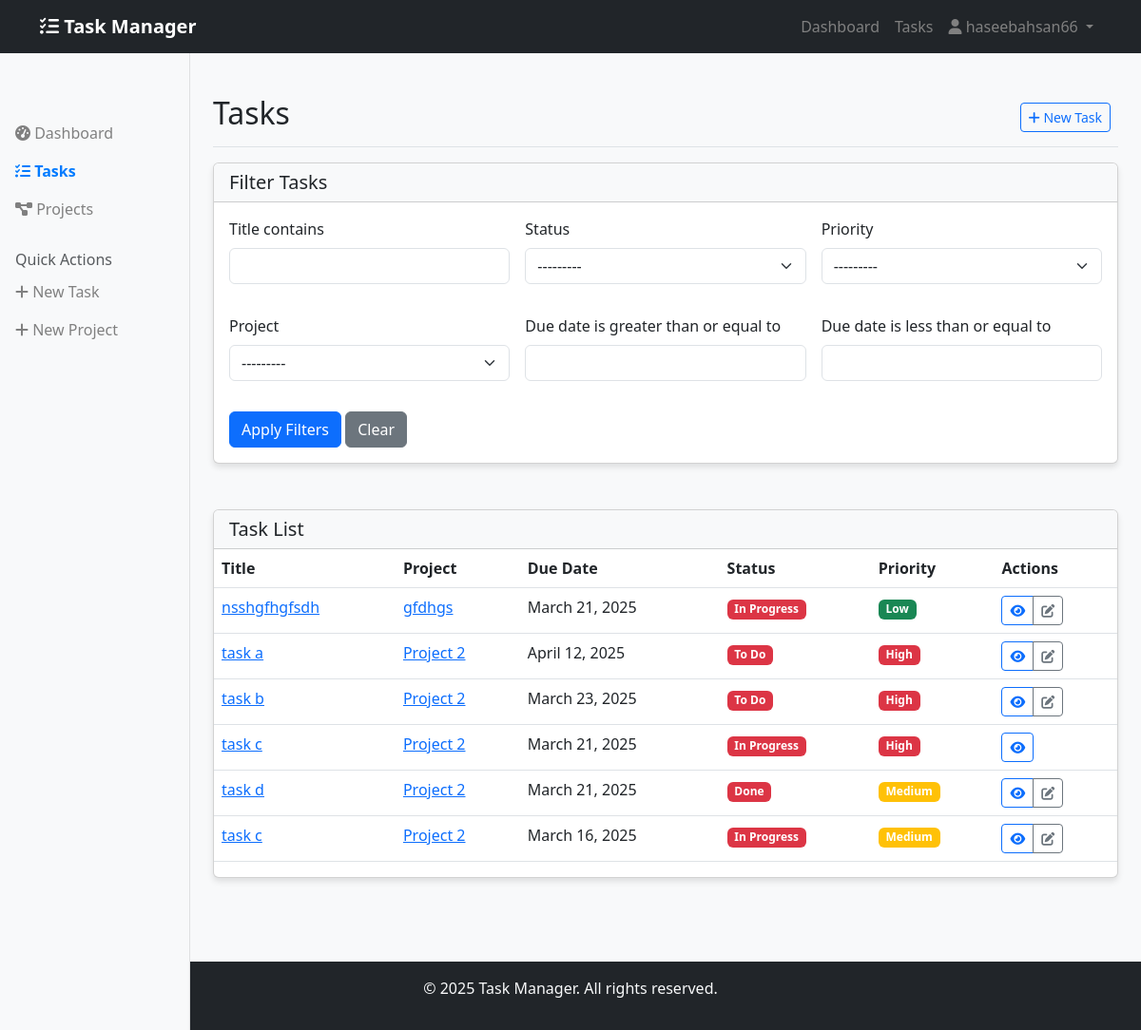
Screenshot of /tasks/task/list/ (signed in) with the database file from the repository.
### users/models.py (models this page shows, shortened)
class User(AbstractUser):
    is_admin = models.BooleanField(default=False)
    groups = models.ManyToManyField(
        'auth.Group',
        verbose_name='groups',
        blank=True,
        related_name='custom_user_set',
        help_text='The groups this user belongs to.'
    )
    user_permissions = models.ManyToManyField(
        'auth.Permission',
        verbose_name='user permissions',
        blank=True,
        related_name='custom_user_permissions',
        help_text='Specific permissions for this user.'
    )

### tasks/models.py (models this page shows, shortened)
class Task(models.Model):
    PRIORITY_CHOICES = [
        ('low', 'Low'),
        ('medium', 'Medium'),
        ('high', 'High'),
    ]
    STATUS_CHOICES = [
        ('todo', 'To Do'),
        ('in_progress', 'In Progress'),
        ('review', 'Review'),
        ('done', 'Done'),
        ('get_priority', 'Priority'),
    ]
    title = models.CharField(max_length=200)
    description = models.TextField(blank=True)
    created_at = models.DateTimeField(auto_now_add=True)
    updated_at = models.DateTimeField(auto_now=True)
    due_date = models.DateField()
    priority = models.CharField(max_length=10, choices=PRIORITY_CHOICES, default='medium')
    status = models.CharField(max_length=20, choices=STATUS_CHOICES, default='todo')
    project = models.ForeignKey(Project, on_delete=models.CASCADE, related_name='tasks')
    assigned_to = models.ForeignKey(settings.AUTH_USER_MODEL, on_delete=models.CASCADE, related_name='assigned_tasks')
    created_by = models.ForeignKey(settings.AUTH_USER_MODEL, on_delete=models.CASCADE, related_name='created_tasks')

class Project(models.Model):
    name = models.CharField(max_length=100)
    description = models.TextField(blank=True)
    created_at = models.DateTimeField(auto_now_add=True)
    created_by = models.ForeignKey(settings.AUTH_USER_MODEL, on_delete=models.CASCADE, related_name='projects')
    def __str__(self):
        return self.name

### tasks/views.py (the view)
# urls.py: path('task/list/', TaskListView.as_view(), name='task-list'),
class TaskListView(LoginRequiredMixin, ListView):
    model = Task
    template_name = 'tasks/task_list.html'
    context_object_name = 'tasks'
    def get_queryset(self):
        if self.request.user.is_superuser:
            queryset = Task.objects.all()
        else:
            queryset = Task.objects.filter(project__created_by=self.request.user)
        self.filterset = TaskFilter(self.request.GET, queryset=queryset)
        return self.filterset.qs
    def get_context_data(self, **kwargs):
        context = super().get_context_data(**kwargs)
        context['filter'] = self.filterset
        return context

### templates/tasks/task_list.html (shortened to what this page needs)
{% extends "base.html" %}
{% load crispy_forms_tags %}
{% block tasks_active %}active{% endblock %}
{% block content %}
<div class="d-flex justify-content-between flex-wrap flex-md-nowrap align-items-center pt-3 pb-2 mb-3 border-bottom">
    <h1 class="h2">Tasks</h1>
    <div class="btn-toolbar mb-2 mb-md-0">
        <div class="btn-group me-2">
            <a href="{% url 'task-create' %}" class="btn btn-sm btn-outline-primary">
                <i class="fas fa-plus"></i> New Task
            </a>
        </div>
    </div>
</div>
<div class="row mb-4">
    <div class="col-md-12">
        <div class="card">
            <div class="card-header bg-light">
                <h5 class="mb-0">Filter Tasks</h5>
            </div>
            <div class="card-body">
                <form method="get" class="row g-3">
                    <div class="col-md-4">
                        {{ filter.form.title__icontains|as_crispy_field }}
                    </div>
                    <div class="col-md-4">
                        {{ filter.form.status|as_crispy_field }}
                    </div>
                    <div class="col-md-4">
                        {{ filter.form.priority|as_crispy_field }}
                    </div>
                    <div class="col-md-4">
                        {{ filter.form.project|as_crispy_field }}
                    </div>
                    <div class="col-md-4">
                        {{ filter.form.due_date__gte|as_crispy_field }}
                    </div>
                    <div class="col-md-4">
                        {{ filter.form.due_date__lte|as_crispy_field }}
                    </div>
                    <div class="col-12">
                        <button type="submit" class="btn btn-primary">Apply Filters</button>
                        <a href="{% url 'task-list' %}" class="btn btn-secondary">Clear</a>
                    </div>
                </form>
            </div>
        </div>
    </div>
</div>
<div class="row">
    <div class="col-md-12">
        <div class="card">
            <div class="card-header bg-light">
                <h5 class="mb-0">Task List</h5>
            </div>
            <div class="card-body p-0">
                <div class="table-responsive">
                    <table class="table table-hover">
                        <thead>
                            <tr>
                                <th>Title</th>
                                <th>Project</th>
                                <th>Due Date</th>
                                <th>Status</th>
                                <th>Priority</th>
                                <th>Actions</th>
                            </tr>
                        </thead>
                        <tbody>
                            {% for task in tasks %}
                                <tr class="task-status-{{ task.status }}">
                                    <td>
                                        <a href="{% url 'task-detail' task.id %}">{{ task.title }}</a>
                                    </td>
                                    <td>
                                        <a href="{% url 'project-detail' task.project.id %}">{{ task.project.name }}</a>
                                    </td>
                                    <td>{{ task.due_date }}</td>
                                    <td>
                                        <span class="badge bg-{{ task.status|yesno:'danger,success,warning,info' }}">
                                            {{ task.get_status_display }}
                                        </span>
                                    </td>
                                    <td>
                                        <span class="badge {% if task.priority == 'high' %}bg-danger{% elif task.priority == 'medium' %}bg-warning{% else %}bg-success{% endif %}">
                                            {{ task.get_priority_display }}
                                        </span>
                                    </td>
                                    <td>
                                        <div class="btn-group" role="group">
                                            <a href="{% url 'task-detail' task.id %}" class="btn btn-sm btn-outline-primary">
                                                <i class="fas fa-eye"></i>
                                            </a>
                                            {% if user.is_superuser or user == task.created_by %}
                                                <a href="{% url 'task-update' task.id %}" class="btn btn-sm btn-outline-secondary">
                                                    <i class="fas fa-edit"></i>
                                                </a>
                                        {% endif %}
                                        </div>
                                    </td>
                                </tr>
                            {% empty %}
                                <tr>
                                    <td colspan="6" class="text-center">No tasks found.</td>
                                </tr>
                            {% endfor %}
                        </tbody>
                    </table>
                </div>
            </div>
        </div>
    </div>
</div>
{% endblock %}

### templates/base.html (shortened to what this page needs)
<!DOCTYPE html>
<html lang="en">
<head>
    <link href="https://cdn.jsdelivr.net/npm/bootstrap@5.3.0/dist/css/bootstrap.min.css" rel="stylesheet">
    <link rel="stylesheet" href="https://cdnjs.cloudflare.com/ajax/libs/font-awesome/6.4.0/css/all.min.css">
</head>
<body>
    <nav class="navbar navbar-expand-lg navbar-dark bg-dark fixed-top">
        <div class="container">
            <a class="navbar-brand" href="{% url 'dashboard' %}">
                <i class="fas fa-tasks"></i> Task Manager
            </a>
            <div class="collapse navbar-collapse" id="navbarNav">
                <ul class="navbar-nav ms-auto">
                    {% if user.is_authenticated %}
                        <li class="nav-item">
                            <a class="nav-link" href="{% url 'dashboard' %}">Dashboard</a>
                        </li>
                        <li class="nav-item">
                            <a class="nav-link" href="{% url 'task-list' %}">Tasks</a>
                        </li>
                        <li class="nav-item dropdown">
                            <a class="nav-link dropdown-toggle" href="#" id="userDropdown" role="button"
                               data-bs-toggle="dropdown" aria-expanded="false">
                                <i class="fas fa-user"></i> {{ user.username }}
                            </a>
                        </li>
                    {% endif %}
                </ul>
            </div>
        </div>
    </nav>
    <div class="container-fluid">
        <div class="row">
            {% if user.is_authenticated %}
                <nav id="sidebarMenu" class="col-md-3 col-lg-2 d-md-block sidebar collapse">
                    <div class="sidebar-sticky pt-3">
                        <ul class="nav flex-column">
                            <li class="nav-item">
                                <a class="nav-link {% block dashboard_active %}{% endblock %}" href="{% url 'dashboard' %}">
                                    <i class="fas fa-tachometer-alt"></i> Dashboard
                                </a>
                            </li>
                            <li class="nav-item">
                                <a class="nav-link {% block tasks_active %}{% endblock %}" href="{% url 'task-list' %}">
                                    <i class="fas fa-tasks"></i> Tasks
                                </a>
                            </li>
                            <li class="nav-item">
                                <a class="nav-link {% block projects_active %}{% endblock %}" href="{% url 'project-list' %}">
                                    <i class="fas fa-project-diagram"></i> Projects
                                </a>
                            </li>
                        </ul>
                        <h6 class="sidebar-heading d-flex justify-content-between align-items-center px-3 mt-4 mb-1 text-muted">
                            <span>Quick Actions</span>
                        </h6>
                        <ul class="nav flex-column mb-2">
                            <li class="nav-item">
                                <a class="nav-link" href="{% url 'task-create' %}">
                                    <i class="fas fa-plus"></i> New Task
                                </a>
                            </li>
                            <li class="nav-item">
                                <a class="nav-link" href="{% url 'project-create' %}">
                                    <i class="fas fa-plus"></i> New Project
                                </a>
                            </li>
                        </ul>
                    </div>
                </nav>
            {% endif %}
            <main role="main" class="{% if user.is_authenticated %}col-md-9 ms-sm-auto col-lg-10 px-md-4{% else %}col-12{% endif %}">
                <div class="mt-4">
                    {% block content %}{% endblock %}
                </div>
            </main>
        </div>
    </div>
    <footer class="bg-dark text-light mt-5 py-3">
        <div class="container text-center">
            <p>&copy; {% now "Y" %} Task Manager. All rights reserved.</p>
        </div>
    </footer>
</body>
</html>

### templates/base.html (style rules this page uses)
body { padding-top: 60px; background-color: #f8f9fa; }
.navbar-brand { font-weight: bold; }
.card { box-shadow: 0 4px 6px rgba(0, 0, 0, 0.1); margin-bottom: 1.5rem; }
.task-status-todo { background-color: #f8f9fa; }
.task-status-in_progress { background-color: #e8f4fd; }
.task-status-done { background-color: #d4edda; }
.sidebar { position: fixed; top: 56px; bottom: 0; left: 0; z-index: 100; padding: 48px 0 0; box-shadow: inset -1px 0 0 rgba(0, 0, 0, .1); background-color: #f8f9fa; }
.sidebar-sticky { position: relative; top: 0; height: calc(100vh - 48px); padding-top: .5rem; overflow-x: hidden; overflow-y: auto; }
.nav-link { color: grey; }
.nav-link.active { font-weight: bold; color: #007bff; }
.mt-5 { margin-top: 4rem !important; }

### rows the page displays
User: username "haseebahsan66"
Task: title "nsshgfhgfsdh", project.name "gfdhgs", due_date "March 21, 2025", status "In Progress", priority "Low"
Task: title "task a", project.name "Project 2", due_date "April 12, 2025", status "To Do", priority "High"
Task: title "task b", project.name "Project 2", due_date "March 23, 2025", status "To Do", priority "High"
Task: title "task c", project.name "Project 2", due_date "March 21, 2025", status "In Progress", priority "High"
Task: title "task d", project.name "Project 2", due_date "March 21, 2025", status "Done", priority "Medium"
Task: title "task c", project.name "Project 2", due_date "March 16, 2025", status "In Progress", priority "Medium"
